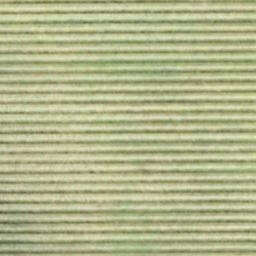
#> input picture Dataset-UCMerced_LandUse/Images/agricultural/agricultural10.JPEG, 256 x 256 px, given in place of 0001.png, which was not available
$ jupyter execute hi_gamma_correction.ipynb   (text cells are left out)
#> lines starting #> are read from the running program, lines starting #| are printed output that depends on the picture; pictures that were not available may be replaced by others from this repository, and a replacement may not be noted
[cell 1]
# import the necessary packages
from matplotlib import pyplot as plt
from __future__ import print_function
import numpy as np
import argparse
import cv2

[cell 2]
def plt_imshow(title, image):
	# convert the image frame BGR to RGB color space and display it
	image = cv2.cvtColor(image, cv2.COLOR_BGR2RGB)
	plt.imshow(image)
	plt.title(title)
	plt.grid(False)
	plt.show()

[cell 3]
def adjust_gamma(image, gamma=1.0):
	# build a lookup table mapping the pixel values [0, 255] to
	# their adjusted gamma values
	invGamma = 1.0 / gamma
	table = np.array([((i / 255.0) ** invGamma) * 255
		for i in np.arange(0, 256)]).astype("uint8")

	# apply gamma correction using the lookup table
	return cv2.LUT(image, table)

[cell 4]
# since we are using Jupyter Notebooks we can replace our argument
# parsing code with *hard coded* arguments and values
args = {
	"image": "0001.png"
}

[cell 5]
# load the original image
original = cv2.imread(args["image"])
#> original is the input picture: shape (256, 256, 3); mean B, G, R 139.1, 181.2, 177.4

# loop over various values of gamma
for gamma in np.arange(0.0, 3.5, 0.5):
	# ignore when gamma is 1 (there will be no change to the image)
	if gamma == 1:
		continue

	# apply gamma correction and show the images
	gamma = gamma if gamma > 0 else 0.1
	adjusted = adjust_gamma(original, gamma=gamma)
	cv2.putText(adjusted, "g={}".format(gamma), (10, 30),
		cv2.FONT_HERSHEY_SIMPLEX, 0.8, (0, 0, 255), 3)
	plt_imshow("Images", np.hstack([original, adjusted]))
#> this loop made 7 passes
#> pass 1, `adjusted = adjust_gamma(original, gamma=gamma)`:
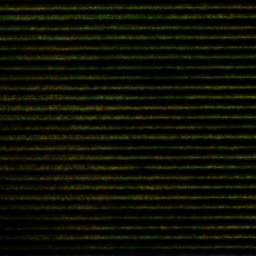
#> adjusted: shape (256, 256, 3); mean B, G, R 1.5, 16.2, 13.7
#> pass 1, in plt_imshow, `image = cv2.cvtColor(image, cv2.COLOR_BGR2RGB)`:
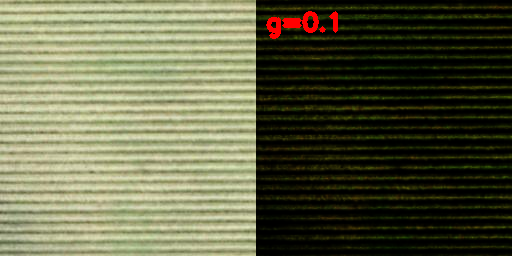
#> image: shape (256, 512, 3); mean R, G, B 97, 98.6, 70.3
#> pass 2, `adjusted = adjust_gamma(original, gamma=gamma)`:
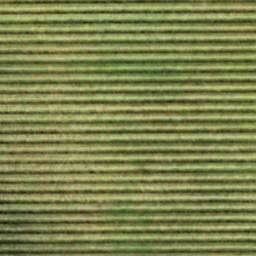
#> adjusted: shape (256, 256, 3); mean B, G, R 78.4, 131, 125.8
#> pass 2, in plt_imshow (call 2), `image = cv2.cvtColor(image, cv2.COLOR_BGR2RGB)`:
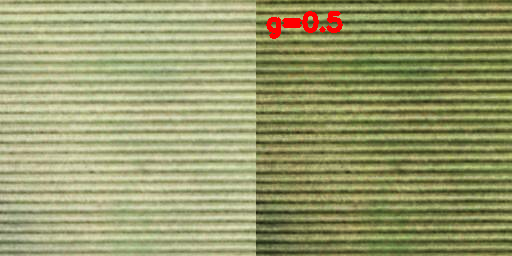
#> image: shape (256, 512, 3); mean R, G, B 152.5, 155.2, 108.2
#> after the loop:
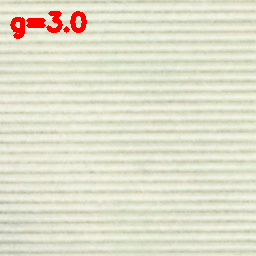
#> adjusted: shape (256, 256, 3); mean B, G, R 204.2, 223.5, 225.3

$ run again, on Dataset-UCMerced_LandUse/Images/agricultural/agricultural12.JPEG
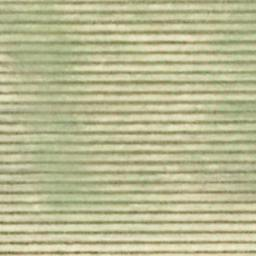
#> input picture Dataset-UCMerced_LandUse/Images/agricultural/agricultural12.JPEG, 256 x 256 px, given in place of 0001.png, which was not available
#> original is the input picture: shape (256, 256, 3); mean B, G, R 145.7, 184.8, 185.3
#> the loop `for gamma in np.arange(0.0, 3.5, 0.5):` made 7 passes
#> pass 1, in plt_imshow, `image = cv2.cvtColor(image, cv2.COLOR_BGR2RGB)`:
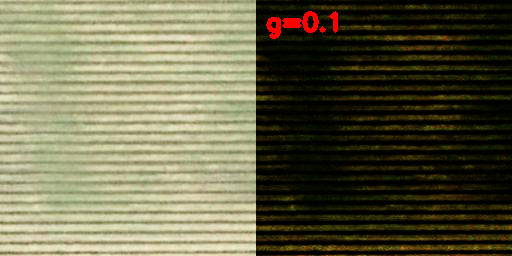
#> image: shape (256, 512, 3); mean R, G, B 104, 101.4, 73.9
#> after the loop `for gamma in np.arange(0.0, 3.5, 0.5):`:
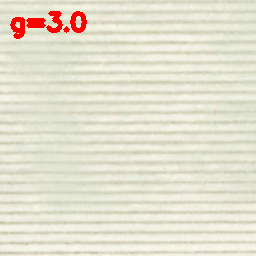
#> adjusted: shape (256, 256, 3); mean B, G, R 207.6, 225.1, 228.6

$ run again, on Dataset-UCMerced_LandUse/Images/agricultural/agricultural14.JPEG
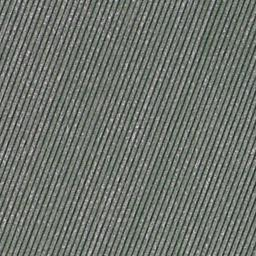
#> input picture Dataset-UCMerced_LandUse/Images/agricultural/agricultural14.JPEG, 256 x 256 px, given in place of 0001.png, which was not available
#> original is the input picture: shape (256, 256, 3); mean B, G, R 108.7, 114.8, 110
#> the loop `for gamma in np.arange(0.0, 3.5, 0.5):` made 7 passes
#> pass 1, in plt_imshow, `image = cv2.cvtColor(image, cv2.COLOR_BGR2RGB)`:
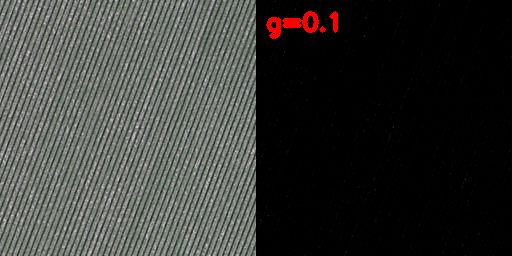
#> image: shape (256, 512, 3); mean R, G, B 56.6, 57.6, 54.5
#> after the loop `for gamma in np.arange(0.0, 3.5, 0.5):`:
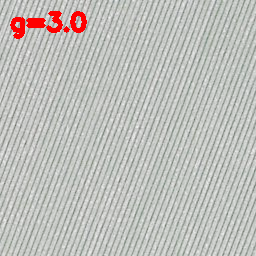
#> adjusted: shape (256, 256, 3); mean B, G, R 186.5, 190.2, 190.7
